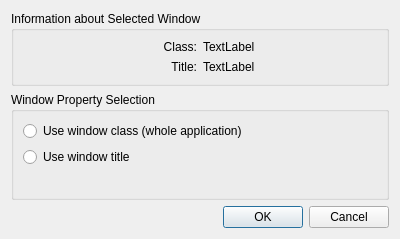
<?xml version="1.0" encoding="UTF-8"?>
<ui version="4.0">
    <class>LightlyDetectWidget</class>
    <widget class="QDialog" name="LightlyDetectWidget">
        <property name="geometry">
            <rect>
                <x>0</x>
                <y>0</y>
                <width>400</width>
                <height>239</height>
            </rect>
        </property>
        <property name="windowTitle">
            <string>Dialog</string>
        </property>
        <layout class="QVBoxLayout" name="verticalLayout">
            <item>
                <widget class="QGroupBox" name="groupBox">
                    <property name="title">
                        <string>Information about Selected Window</string>
                    </property>
                    <layout class="QGridLayout" name="gridLayout">
                        <item row="0" column="0">
                            <widget class="QLabel" name="label">
                                <property name="text">
                                    <string>Class:</string>
                                </property>
                                <property name="alignment">
                                    <set>Qt::AlignRight|Qt::AlignTrailing|Qt::AlignVCenter</set>
                                </property>
                            </widget>
                        </item>
                        <item row="0" column="1">
                            <widget class="QLabel" name="windowClass">
                                <property name="text">
                                    <string notr="true">TextLabel</string>
                                </property>
                            </widget>
                        </item>
                        <item row="1" column="0">
                            <widget class="QLabel" name="label_2">
                                <property name="text">
                                    <string>Title:</string>
                                </property>
                                <property name="alignment">
                                    <set>Qt::AlignRight|Qt::AlignTrailing|Qt::AlignVCenter</set>
                                </property>
                            </widget>
                        </item>
                        <item row="1" column="1">
                            <widget class="QLabel" name="windowTitle">
                                <property name="text">
                                    <string notr="true">TextLabel</string>
                                </property>
                            </widget>
                        </item>
                    </layout>
                </widget>
            </item>
            <item>
                <widget class="QGroupBox" name="groupBox_2">
                    <property name="title">
                        <string>Window Property Selection</string>
                    </property>
                    <layout class="QVBoxLayout" name="verticalLayout_2">
                        <item>
                            <widget class="QRadioButton" name="windowClassCheckBox">
                                <property name="text">
                                    <string>Use window class (whole application)</string>
                                </property>
                            </widget>
                        </item>
                        <item>
                            <widget class="QRadioButton" name="windowTitleCheckBox">
                                <property name="locale">
                                    <locale language="French" country="France"/>
                                </property>
                                <property name="text">
                                    <string>Use window title</string>
                                </property>
                            </widget>
                        </item>
                        <item>
                            <spacer name="verticalSpacer">
                                <property name="orientation">
                                    <enum>Qt::Vertical</enum>
                                </property>
                                <property name="sizeHint" stdset="0">
                                    <size>
                                        <width>20</width>
                                        <height>40</height>
                                    </size>
                                </property>
                            </spacer>
                        </item>
                    </layout>
                </widget>
            </item>
            <item>
                <widget class="QDialogButtonBox" name="buttonBox">
                    <property name="orientation">
                        <enum>Qt::Horizontal</enum>
                    </property>
                    <property name="standardButtons">
                        <set>QDialogButtonBox::Cancel|QDialogButtonBox::Ok</set>
                    </property>
                </widget>
            </item>
        </layout>
    </widget>
    <resources/>
    <connections>
        <connection>
            <sender>buttonBox</sender>
            <signal>accepted()</signal>
            <receiver>LightlyDetectWidget</receiver>
            <slot>accept()</slot>
            <hints>
                <hint type="sourcelabel">
                    <x>248</x>
                    <y>254</y>
                </hint>
                <hint type="destinationlabel">
                    <x>157</x>
                    <y>274</y>
                </hint>
            </hints>
        </connection>
        <connection>
            <sender>buttonBox</sender>
            <signal>rejected()</signal>
            <receiver>LightlyDetectWidget</receiver>
            <slot>reject()</slot>
            <hints>
                <hint type="sourcelabel">
                    <x>316</x>
                    <y>260</y>
                </hint>
                <hint type="destinationlabel">
                    <x>286</x>
                    <y>274</y>
                </hint>
            </hints>
        </connection>
    </connections>
</ui>
